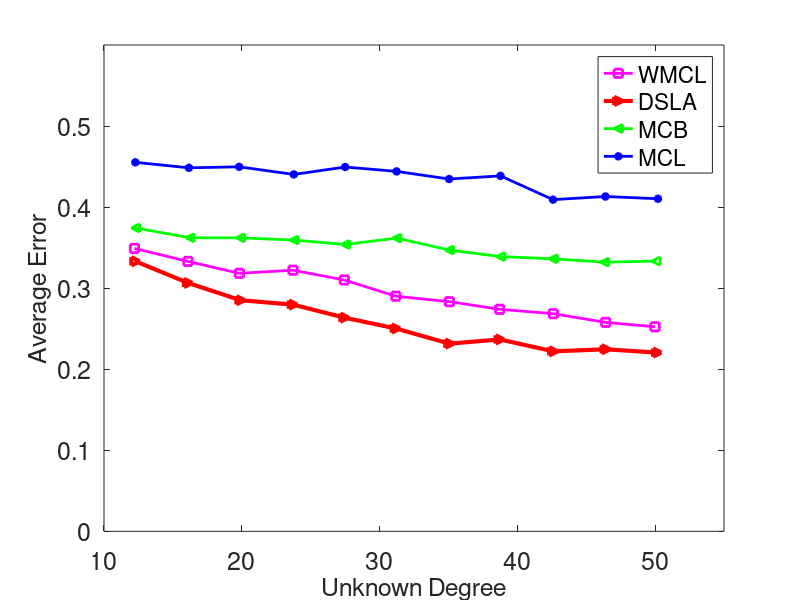

Reproduce this figure in MATLAB.

%Disco 2353 2386 2210 2314 2263 2299 2192 2070 2023 
%Acc    2360 2341 2340 2288 2262 2180 2132 2102 2052 
%Group 1844 2517 1733 1757 1546 1584 1580 1528 1475 
%GBFA  2123 1935 1640 1519  1380 1566 1404 1345 1363 


WMCL=[ 		
   0.349043
0.332999
0.318287
0.322155
0.310098
0.290076
0.283324
0.273925
0.2685
0.257768
0.252353


    ];

WMCL_X=[
  12.2087		
16.0968		
19.8292		
23.7147		
27.4469		
31.18		
35.0669		
38.721		
42.6077		
46.4174		
49.9932		

 
];
% fig 7



DSLA=[
    
	     0.333111
0.30645
0.285099
0.279677
0.263638
0.250253
0.231554
0.236756
0.22204
0.224582
0.22049

  ];

DSLA_X=[
 12.2885		
16.1002		
19.9113		
23.7202		
27.4529		
31.1852		
35.0736		
38.7258		
42.6137		
46.4217		
50.1528		

]


MCB=[
    
		0.374262
0.362198
0.36209
0.359321
0.353901
0.361756
0.347042
0.338967
0.3362
0.332107
0.333325




  ];
MCB_X=[
12.2831		
16.2484		
19.9013		
23.7877		
27.5189		
31.2485		
35.0587		
38.7903		
42.5989		
46.33		
50.0604		

]


MCL=[
		0.455236
0.448484
0.449704
0.440295
0.449477
0.444057
0.434652
0.438525
0.409209
0.413079
0.410312

    
];
MCL_X=[
12.2726		
16.1595		
19.8122		
23.7772		
27.5065		
31.2378		
35.0473		
38.7774		
42.5895		
46.3973		
50.2059		

]




%time_axes=[1:250:max*250];


%plot(time_axes,AS_Find_Nb_Cnt,'k','LineWidth',10,time_axes,SS_Find_Nb_Cnt,'g',time_axes,U_Find_Nb_Cnt,'r',time_axes,Disco_Find_Nb_Cnt,'b');
%plot(time_axes,AS_Find_Nb_Cnt,'k-','LineWidth',1);
%hold;
%plot(time_axes,SS_Find_Nb_Cnt,'k:','LineWidth',1);
%plot(time_axes,U_Find_Nb_Cnt,'k-','LineWidth',2);
%plot(time_axes,Disco_Find_Nb_Cnt,'k:','LineWidth',2);
set(gca,'FontSize',18);
hold on;
plot(WMCL_X,WMCL,'ms-','LineWidth',2);
plot(DSLA_X,DSLA,'r>-','LineWidth',3);
plot(MCB_X,MCB,'g<-','LineWidth',2);
 plot(MCL_X,MCL,'b*-','LineWidth',2);
%plot(time_axes,FS_4,'b:','LineWidth',2);


%plot(time_axes,FS_8,'k:','LineWidth',1);
ylim([0 0.6]);
xlim([10 55]);
set(gca,'Box','on');
%grid on;

%text(1525,0.5, 's','FontSize',8,'HorizontalAlignment','Left','Underline');
%text(800,0.45,'Striped Searchlight: ---------','FontSize',8,'HorizontalAlignment','Left')

legend_hand=legend('WMCL','DSLA','MCB','MCL');
%legend_hand=legend('DSAS1','DSAS2','DSAS3',3);
%set(legend_hand,'Fontname', 'Times New Roman', 'Fontsize', 18)
%LEGEND BOXOFF


xlabel('Unknown Degree','FontSize',18);
%ylabel('Average Discovery Latency','FontSize',15);
ylabel('Average Error','FontSize',18);



